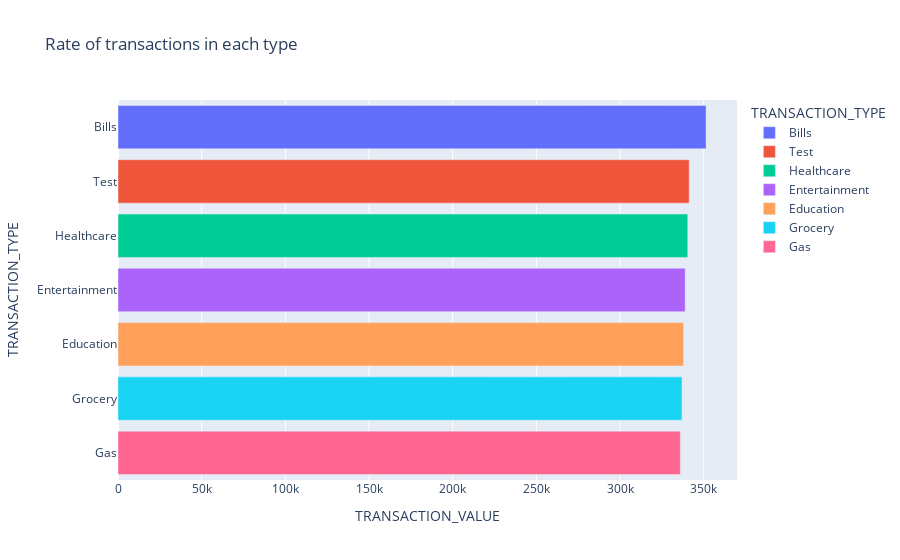

Notebook code cell kept with this figure:
### Code cell
fig = px.bar(top_transactions,x=top_transactions['TRANSACTION_VALUE'],y=top_transactions.index,
             color=top_transactions.index,
             title="Rate of transactions in each type")

fig.show()

### Figure 1 — Plotly figure (JSON) as saved in the notebook; plotly's stock layout.template omitted (floating-point values rounded to 4 significant figures)
{"data": [{"alignmentgroup": "True", "hovertemplate": "TRANSACTION_TYPE=%{y}<br>TRANSACTION_VALUE=%{x}<extra></extra>", "legendgroup": "Bills", "marker": {"color": "#636efa", "pattern": {"shape": ""}}, "name": "Bills", "offsetgroup": "Bills", "orientation": "h", "showlegend": true, "textposition": "auto", "type": "bar", "x": [351400.0], "xaxis": "x", "y": ["Bills"], "yaxis": "y"}, {"alignmentgroup": "True", "hovertemplate": "TRANSACTION_TYPE=%{y}<br>TRANSACTION_VALUE=%{x}<extra></extra>", "legendgroup": "Test", "marker": {"color": "#EF553B", "pattern": {"shape": ""}}, "name": "Test", "offsetgroup": "Test", "orientation": "h", "showlegend": true, "textposition": "auto", "type": "bar", "x": [341300.0], "xaxis": "x", "y": ["Test"], "yaxis": "y"}, {"alignmentgroup": "True", "hovertemplate": "TRANSACTION_TYPE=%{y}<br>TRANSACTION_VALUE=%{x}<extra></extra>", "legendgroup": "Healthcare", "marker": {"color": "#00cc96", "pattern": {"shape": ""}}, "name": "Healthcare", "offsetgroup": "Healthcare", "orientation": "h", "showlegend": true, "textposition": "auto", "type": "bar", "x": [340500.0], "xaxis": "x", "y": ["Healthcare"], "yaxis": "y"}, {"alignmentgroup": "True", "hovertemplate": "TRANSACTION_TYPE=%{y}<br>TRANSACTION_VALUE=%{x}<extra></extra>", "legendgroup": "Entertainment", "marker": {"color": "#ab63fa", "pattern": {"shape": ""}}, "name": "Entertainment", "offsetgroup": "Entertainment", "orientation": "h", "showlegend": true, "textposition": "auto", "type": "bar", "x": [339000.0], "xaxis": "x", "y": ["Entertainment"], "yaxis": "y"}, {"alignmentgroup": "True", "hovertemplate": "TRANSACTION_TYPE=%{y}<br>TRANSACTION_VALUE=%{x}<extra></extra>", "legendgroup": "Education", "marker": {"color": "#FFA15A", "pattern": {"shape": ""}}, "name": "Education", "offsetgroup": "Education", "orientation": "h", "showlegend": true, "textposition": "auto", "type": "bar", "x": [338000.0], "xaxis": "x", "y": ["Education"], "yaxis": "y"}, {"alignmentgroup": "True", "hovertemplate": "TRANSACTION_TYPE=%{y}<br>TRANSACTION_VALUE=%{x}<extra></extra>", "legendgroup": "Grocery", "marker": {"color": "#19d3f3", "pattern": {"shape": ""}}, "name": "Grocery", "offsetgroup": "Grocery", "orientation": "h", "showlegend": true, "textposition": "auto", "type": "bar", "x": [337100.0], "xaxis": "x", "y": ["Grocery"], "yaxis": "y"}, {"alignmentgroup": "True", "hovertemplate": "TRANSACTION_TYPE=%{y}<br>TRANSACTION_VALUE=%{x}<extra></extra>", "legendgroup": "Gas", "marker": {"color": "#FF6692", "pattern": {"shape": ""}}, "name": "Gas", "offsetgroup": "Gas", "orientation": "h", "showlegend": true, "textposition": "auto", "type": "bar", "x": [336100.0], "xaxis": "x", "y": ["Gas"], "yaxis": "y"}], "layout": {"barmode": "relative", "legend": {"title": {"text": "TRANSACTION_TYPE"}, "tracegroupgap": 0}, "title": {"text": "Rate of transactions in each type"}, "xaxis": {"anchor": "y", "domain": [0, 1], "title": {"text": "TRANSACTION_VALUE"}}, "yaxis": {"anchor": "x", "categoryarray": ["Gas", "Grocery", "Education", "Entertainment", "Healthcare", "Test", "Bills"], "categoryorder": "array", "domain": [0, 1], "title": {"text": "TRANSACTION_TYPE"}}}}
